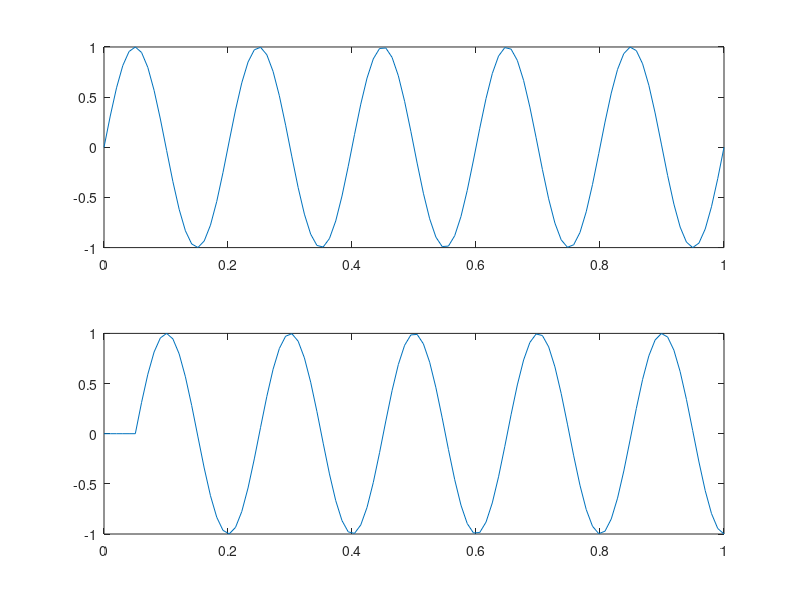

Write the MATLAB code that produced this figure.
%Filterbank without filters
clc
clear all
close all
%Step 1: Generation of input signal
t=linspace(0,1,100);
x=sin(2*pi*5*t);
x1=downsample(x,2);
x2=upsample(x1,2);
x3=[0,0,0,0,0,x2];
x4=[0,0,0,0,0,x];
x5=downsample(x4,2);
x6=upsample(x5,2);
y=x3+x6(1:length(x3));
subplot(2,1,1),plot(t,x),
subplot(2,1,2),plot(t,y(1:length(t)))
